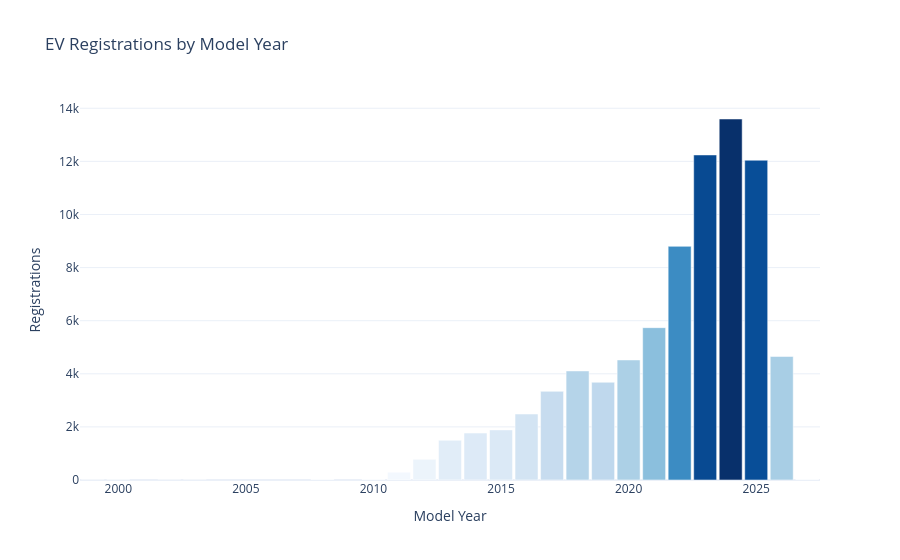

Source (notebook cell):
### Markdown cell above
## 2 · Core Distributions

### Code cell
viz.plot_model_year_distribution(df)

### Figure 1 — Plotly figure (JSON) as saved in the notebook; plotly's stock layout.template omitted (floating-point values rounded to 4 significant figures)
{"data": [{"alignmentgroup": "True", "hovertemplate": "Model Year=%{x}<br>Registrations=%{marker.color}<extra></extra>", "legendgroup": "", "marker": {"color": [1, 6, 1, 1, 19, 21, 294, 781, 1497, 1768, 1887, 2487, 3340, 4108, 3682, 4522, 5738, 8801, 12243, 13597, 12044, 4654, 21], "coloraxis": "coloraxis", "pattern": {"shape": ""}}, "name": "", "offsetgroup": "", "orientation": "v", "showlegend": false, "textposition": "auto", "type": "bar", "x": [1999, 2000, 2002, 2003, 2008, 2010, 2011, 2012, 2013, 2014, 2015, 2016, 2017, 2018, 2019, 2020, 2021, 2022, 2023, 2024, 2025, 2026, 2027], "xaxis": "x", "y": [1, 6, 1, 1, 19, 21, 294, 781, 1497, 1768, 1887, 2487, 3340, 4108, 3682, 4522, 5738, 8801, 12243, 13597, 12044, 4654, 21], "yaxis": "y"}], "layout": {"bargap": 0.1, "barmode": "relative", "coloraxis": {"colorbar": {"title": {"text": "Registrations"}}, "colorscale": [[0, "rgb(247,251,255)"], [0.125, "rgb(222,235,247)"], [0.25, "rgb(198,219,239)"], [0.375, "rgb(158,202,225)"], [0.5, "rgb(107,174,214)"], [0.625, "rgb(66,146,198)"], [0.75, "rgb(33,113,181)"], [0.875, "rgb(8,81,156)"], [1, "rgb(8,48,107)"]], "showscale": false}, "legend": {"tracegroupgap": 0}, "title": {"text": "EV Registrations by Model Year"}, "xaxis": {"anchor": "y", "domain": [0, 1], "title": {"text": "Model Year"}}, "yaxis": {"anchor": "x", "domain": [0, 1], "title": {"text": "Registrations"}}}}
